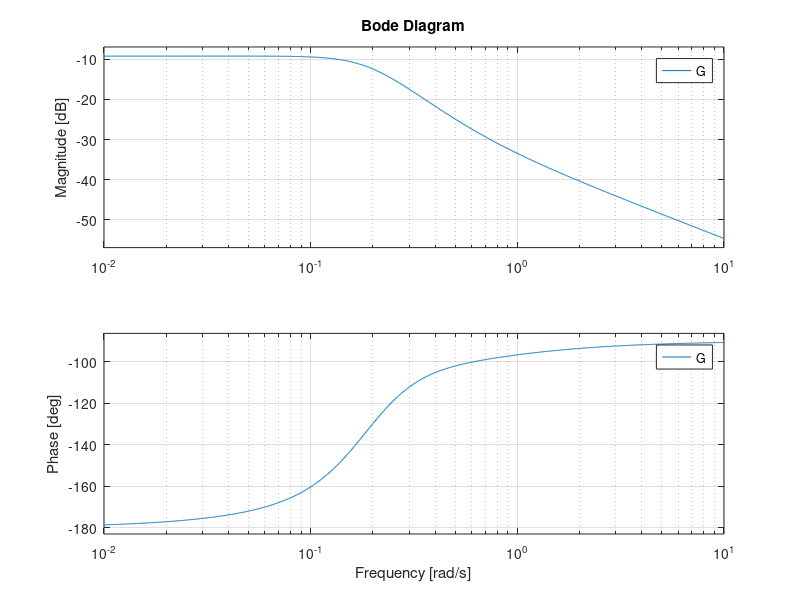

This figure's MATLAB source: (Note: this script raises an error after producing the figure.)
clear; close all;

dts=0.02;
z=tf('z',0.02);
s=tf('s');

%position
% G=tf(0.0942645*[ 1],[ 1, -1.02262, 0.0377818],0.02);
% G=tf(0.364536*[ 1],[ 1, -0.968879, 0.00537095],0.02)
% G=tf(0.156518*[ 1],[ 1, -0.973209, -0.0206462],0.02)
% G=tf(0.139215*[ 1],[ 1, -0.980172],0.02)

%velocity loop order 1
% G=tf(2.26583*[ 1],[ 1, -0.872412],0.02)
% G=tf(1.96921*[ 1],[ 1, -0.773375],0.02)
% G=tf(1.53223*[ 1],[ 1, -0.95705],0.02)
% G=tf(3.67976*[ 1],[ 1, -0.820698],0.02)
% G=G*dts*z/(z-1);

%velocity loop order 3
% G=tf(0.112161*[ 1],[ 1, -0.877543, -0.0832234, -0.037668],0.02)
% G=tf(0.113422*[ 1],[ 1, -0.968139, -0.0195348, -0.00982847],0.02)
% G=tf(1.22265*[ 1],[ 1, -0.500281, -0.507862],0.02)
% G=tf(0.143742*[ 1],[ 1, -0.997083, -0.00169304, -0.00230541],0.02)
% G=tf(1.05513*[ 1],[ 1, -0.909565, 0.0817223],0.02)
% G=G*dts*z/(z-1);

G=tf(0.0184482*[ 1, 0.13771, -0.181345],[ 1, 0.009228, -0.0323253, 0.0096484])

zpk(G)

dts=0.02;
z=tf('z',0.02);
s=tf('s');

bode(G)

H=0.01+s
C=c2d(H,dts,'tustin')
%bode(H);

F=minreal(C*G/(1+C*G))

figure;
pzmap(G)




